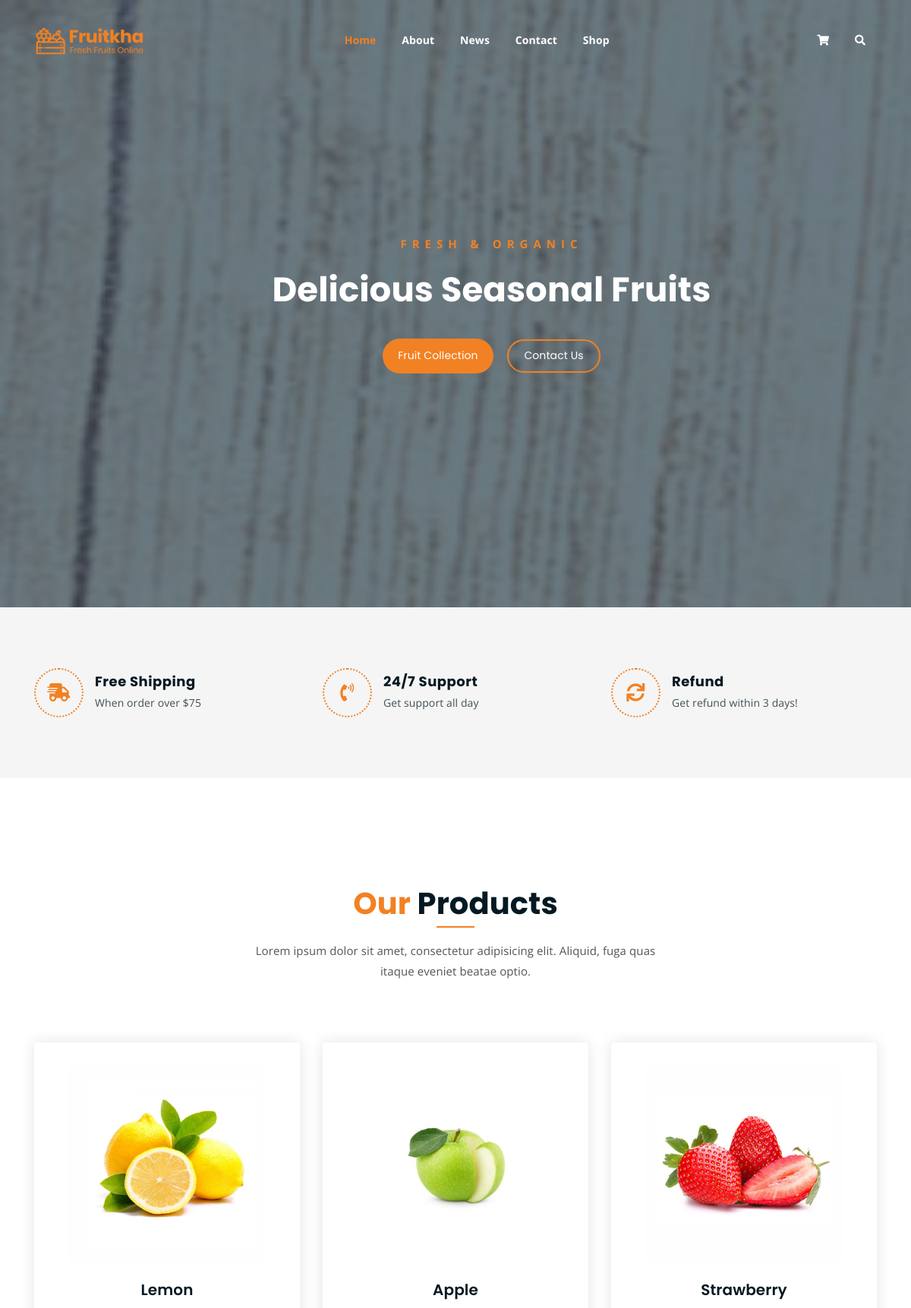
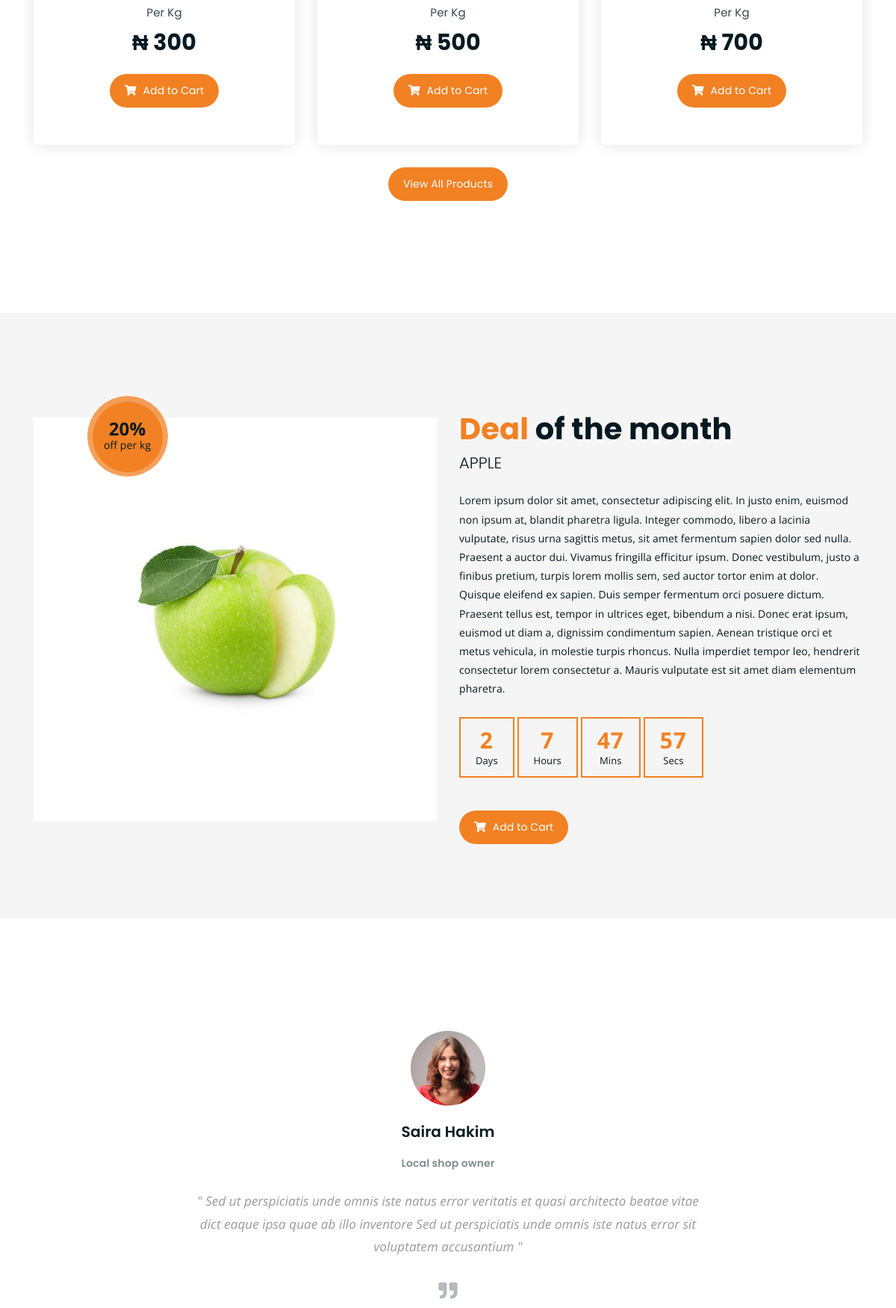
The page / (upper part) on the database its author committed (2 pictures, top to bottom).
### shopapp/models.py (models this page shows, shortened)
class Products(models.Model):
    prod_name = models.CharField(verbose_name = 'Product Name', max_length = 100)
    slug = models.SlugField(unique=True)
    image = models.ImageField(verbose_name = 'Category Image', null=True, blank=True, upload_to='uploads/')
    category = models.ManyToManyField(Category, related_name = 'products', null=True, blank=True)
    description = models.TextField(verbose_name = 'Description', blank=True, null=True)
    price = models.PositiveIntegerField()
    quantity = models.IntegerField()
    created = models.DateTimeField(default=now, editable=False, null=True, blank=True)

class HotDeal(models.Model):
    product = models.ForeignKey(Products, on_delete=models.CASCADE, null=True, blank=True)
    discount = models.PositiveIntegerField()
    deal_end = models.DateTimeField()

### shopapp/views.py (the view)
# urls.py: path('', views.index, name='index'),
def index(request):
    products = Products.objects.all().order_by('-created')[:3]
    deal = HotDeal.objects.all()
    for product in products:
            hot_deal = HotDeal.objects.filter(product=product).first()
            if hot_deal:
                discount_price = hot_deal.discount / 100 * product.price
                product.discount_price = product.price - discount_price
            else:
                product.discount_price = None
    news = News.objects.all()
    context = {
        'product': products,
        'deal':deal,
        'news':news
    }
    return render(request, 'frontend/index.html', context)

### template/frontend/index.html (shortened to what this page needs)
{% extends 'frontend/base.html' %}
{% load static %}
{% block content %}
<div class="hero-area hero-bg">
	<div class="container">
		<div class="row">
			<div class="col-lg-9 offset-lg-2 text-center">
				<div class="hero-text">
					<div class="hero-text-tablecell">
						<p class="subtitle">Fresh & Organic</p>
						<h1>Delicious Seasonal Fruits</h1>
						<div class="hero-btns">
							<a href="{% url 'shopapp:products' %}" class="boxed-btn">Fruit Collection</a>
							<a href="contact.html" class="bordered-btn">Contact Us</a>
						</div>
					</div>
				</div>
			</div>
		</div>
	</div>
</div>
<div class="list-section pt-80 pb-80">
	<div class="container">
		<div class="row">
			<div class="col-lg-4 col-md-6 mb-4 mb-lg-0">
				<div class="list-box d-flex align-items-center">
					<div class="list-icon">
						<i class="fas fa-shipping-fast"></i>
					</div>
					<div class="content">
						<h3>Free Shipping</h3>
						<p>When order over $75</p>
					</div>
				</div>
			</div>
			<div class="col-lg-4 col-md-6 mb-4 mb-lg-0">
				<div class="list-box d-flex align-items-center">
					<div class="list-icon">
						<i class="fas fa-phone-volume"></i>
					</div>
					<div class="content">
						<h3>24/7 Support</h3>
						<p>Get support all day</p>
					</div>
				</div>
			</div>
			<div class="col-lg-4 col-md-6">
				<div class="list-box d-flex justify-content-start align-items-center">
					<div class="list-icon">
						<i class="fas fa-sync"></i>
					</div>
					<div class="content">
						<h3>Refund</h3>
						<p>Get refund within 3 days!</p>
					</div>
				</div>
			</div>
		</div>
	</div>
</div>
<div class="product-section mt-150 mb-150">
	<div class="container">
		<div class="row">
			<div class="col-lg-8 offset-lg-2 text-center">
				<div class="section-title">
					<h3><span class="orange-text">Our</span> Products</h3>
					<p>Lorem ipsum dolor sit amet, consectetur adipisicing elit. Aliquid, fuga quas itaque eveniet
						beatae optio.</p>
				</div>
			</div>
		</div>
		<div class="row">
			{% if product %}
			{% for prod in product %}
			<div class="col-lg-4 col-md-6 text-center">
				<div class="single-product-item">
					<div class="product-image">
						<a href="{% url 'shopapp:product_detail' prod.slug %}"><img src="{{prod.image}}" alt=""></a>
					</div>
					<h3>{{prod.prod_name}}</h3>
					<p class="product-price"><span>Per Kg</span> &#8358; {{prod.price}} </p>
					<a href="{% url 'shopapp:product_detail' prod.slug %}" class="cart-btn"><i
							class="fas fa-shopping-cart"></i> Add to Cart</a>
				</div>
			</div>
			{% endfor %}
			{% endif %}
			<a href="{% url 'shopapp:products' %}" class="boxed-btn" style="margin: auto;">View All Products</a>
		</div>
	</div>
</div>
<section class="cart-banner pt-100 pb-100">
	<div class="container">
		{% if deal %}
		{% for deal in deal %}
		<div class="row clearfix">
			<div class="image-column col-lg-6">
				<div class="image">
					<div class="price-box">
						<div class="inner-price">
							<span class="price">
								<strong>{{deal.discount}}%</strong> <br> off per kg
							</span>
						</div>
					</div>
					<img src="{{deal.product.image}}" alt="">
				</div>
			</div>
			<div class="content-column col-lg-6">
				<h3><span class="orange-text">Deal</span> of the month</h3>
				<h4>{{deal.product.prod_name}}</h4>
				<div class="text">{{deal.product.description}}</div>
				<div class="time-counter" >
					<div class="time-countdown clearfix">
						<div class="counter-column">
							<div class="inner" >
							<span class="count" id="countdown-box" ></span>Days
							</div>
						</div>
						<div class="counter-column">
							<div class="inner" ><span class="count" id="countdown-box1"></span>Hours</div>
						</div>
						<div class="counter-column">
							<div class="inner"><span class="count" id="countdown-box2"></span>Mins</div>
						</div>
						<div class="counter-column">
							<div class="inner"><span class="count" id="countdown-box3"></span>Secs</div>
						</div>
					</div>
				</div>
				<a href="{% url 'shopapp:hot_deal_details' deal.product.slug %}" class="cart-btn mt-3"><i class="fas fa-shopping-cart"></i> Add to Cart</a>
			</div>
		</div>
		{% endfor %}
		{% endif %}
	</div>
</section>
<div class="testimonail-section mt-150 mb-150">
	<div class="container">
		<div class="row">
			<div class="col-lg-10 offset-lg-1 text-center">
				<div class="testimonial-sliders">
					<div class="single-testimonial-slider">
						<div class="client-avater">
							<img src="{% static 'frontend/assets/img/avaters/avatar1.png' %}" alt="">
						</div>
						<div class="client-meta">
							<h3>Saira Hakim <span>Local shop owner</span></h3>
							<p class="testimonial-body">
								" Sed ut perspiciatis unde omnis iste natus error veritatis et quasi architecto beatae
								vitae dict eaque ipsa quae ab illo inventore Sed ut perspiciatis unde omnis iste natus
								error sit voluptatem accusantium "
							</p>
							<div class="last-icon">
								<i class="fas fa-quote-right"></i>
							</div>
						</div>
					</div>
				</div>
			</div>
		</div>
	</div>
</div>
{% endblock %}

### static/frontend/assets/css/responsive.css (style rules this page uses)
@media only screen and (min-width: 992px) and (max-width: 1200px) { .hero-text h1 { font-size: 45px; } }

### rows shown on the page
Products: image (picture), prod_name "Lemon", price "300"
Products: image (picture), prod_name "Apple", price "500"
Products: image (picture), prod_name "Strawberry", price "700"
HotDeal: discount "20", product.image (picture), product.prod_name "APPLE", product.description "Lorem ipsum dolor sit amet, consectetur adipiscing elit. In justo enim, euismod non ipsum at, blandit pharetra ligula. Integer commodo, libero a lacinia vulputate, risus urna sagittis metus, sit amet fermentum sapien dolor sed nulla. Praesent a auctor dui. Vivamus fringilla efficitur ipsum. Donec vestibulum, justo a finibus pretium, turpis lorem mollis sem, sed auctor tortor enim at dolor. Quisque eleifend ex sapien. Duis semper fermentum orci posuere dictum. Praesent tellus est, tempor in ultrices eget, bibendum a nisi. Donec erat ipsum, euismod ut diam a, dignissim condimentum sapien. Aenean tristique orci et metus vehicula, in molestie turpis rhoncus. Nulla imperdiet tempor leo,…"
